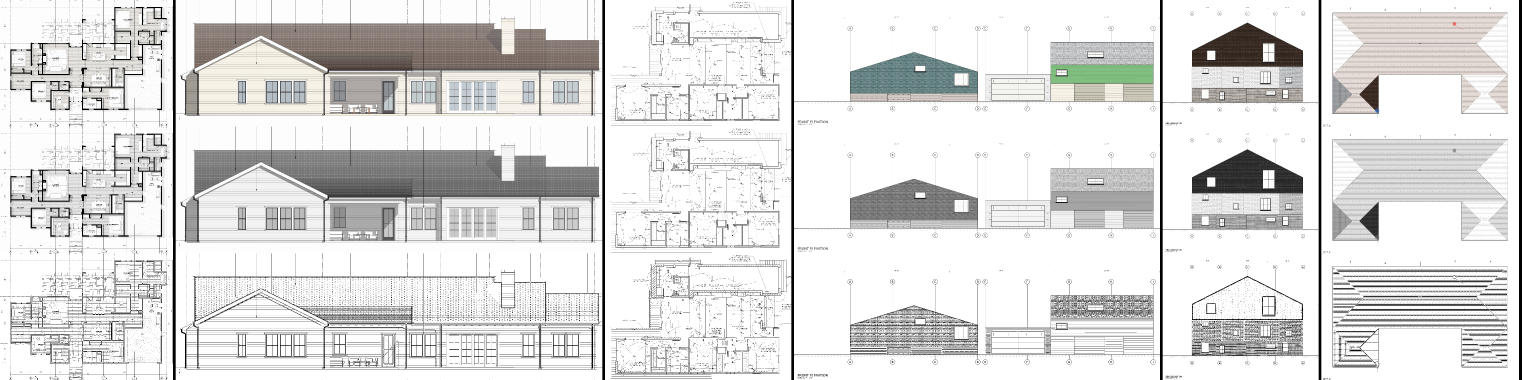
#> input picture diagnostics/appearance_probe.png, 4565 x 1140 px (shown at 1/3 size); its folder holds only this picture in this run
$ python -i cellsim.py   (imports and definitions only)
#> lines starting #> are read from the running program, lines starting #| are printed output that depends on the picture
#> further down, picture is the input picture: shape (1140, 4565, 3); mean B, G, R 220.3, 221.1, 221.4
### scripts/pp_probe/common.py
"""Shared loader: for a split, yield per sheet (idx, native BGR image, anyann, [(ref, cat, target, prob_u8)])."""
import json, sys
from pathlib import Path
import cv2, numpy as np
sys.path.insert(0, "scripts"); sys.path.insert(0, ".")
from evaluate_refunet_selection import _prepare_sheet, hand_boxes
from refmask2former import load_parquet_records
from refmask2former.dataset import render_instance_mask
HF14 = [12, 16, 27, 7, 11, 25, 23, 1, 18, 2, 0, 3, 14, 24]
VAL = [4, 5, 6, 8, 9, 10, 13, 15, 17, 19, 20, 21, 22, 26]
WITH_BOX = [False]      # pmap.py sets True to also get the reference box (native x, y, w, h)
MAPS = Path("data/floz-diag/xblend-kq30-kms30")

# [42 lines left out: functions jobs, load, ink_map, not called in this run]

def edge(m):
    m8 = m.astype(np.uint8)
    return (cv2.dilate(m8, np.ones((3, 3), np.uint8)) != cv2.erode(m8, np.ones((3, 3), np.uint8))) & m

def ink_map_v2(img, k=7, min_len=12):
    """Thin dark strokes only: black top-hat (closing - image, ellipse k) responds to lines narrower than k and not to the edges
    of flat paint; threshold from the sheet's own stroke contrast (half its 99.5th percentile, clipped to 15..60) so faint-line
    sheets register; ink components whose bounding box is shorter than min_len on both sides (fill grain, stucco dots) dropped."""
#> called with k = 7, min_len = 12
    g = cv2.cvtColor(img, cv2.COLOR_BGR2GRAY)
    bh = cv2.morphologyEx(g, cv2.MORPH_BLACKHAT, cv2.getStructuringElement(cv2.MORPH_ELLIPSE, (k, k)))
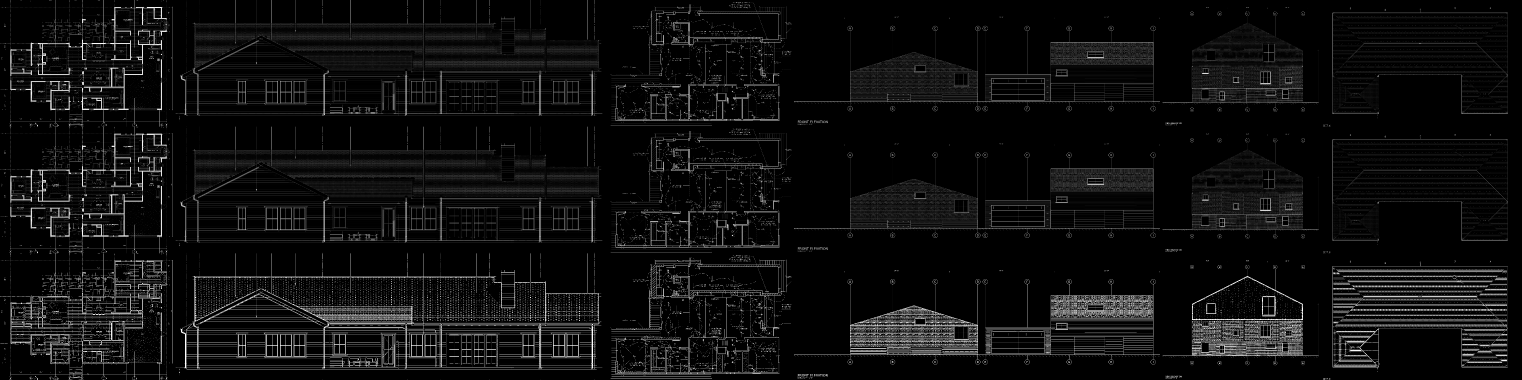
#> bh: shape (1140, 4565) (shown at 1/3 size); min 0, max 255, mean 14.6
    T = float(np.clip(0.5 * np.percentile(bh, 99.5), 15, 60))
#> T = 60
    ink = bh > T
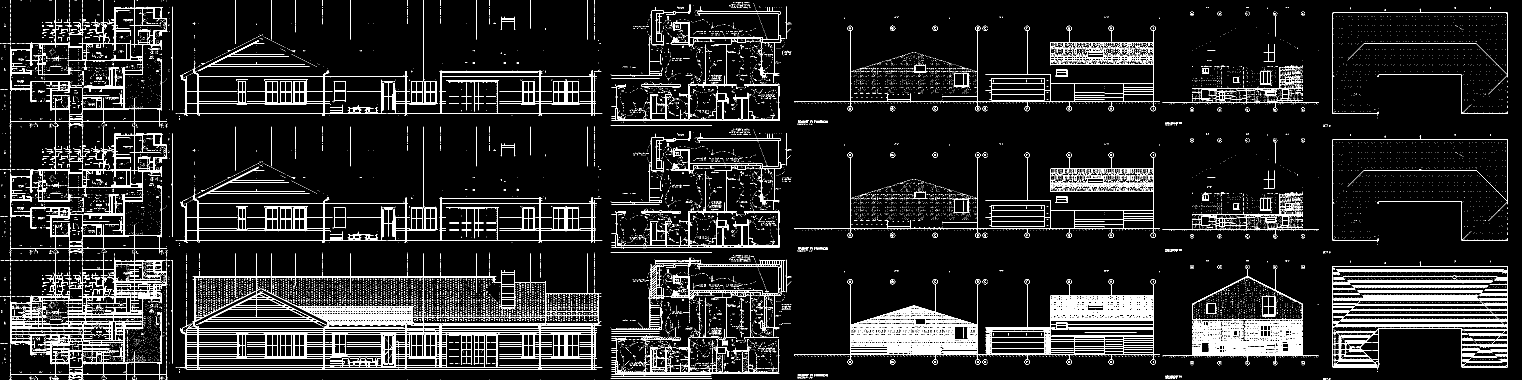
#> ink: shape (1140, 4565) bool (shown at 1/3 size); 6.9% white in thin lines or dots
    n, lab, st, _ = cv2.connectedComponentsWithStats(ink.astype(np.uint8), connectivity=8)
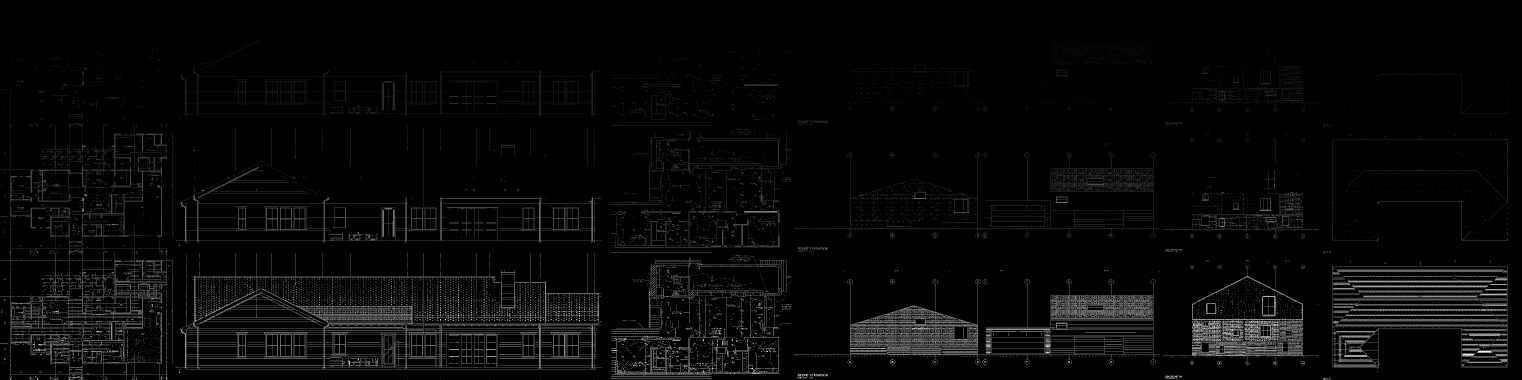
#> lab: shape (1140, 4565) int32 (shown at 1/3 size); min 0, max 21691, mean 695.3; drawn with min black and max white
#> n = 21692
    keep = np.zeros(n, bool); keep[1:] = np.maximum(st[1:, 2], st[1:, 3]) >= min_len
    return keep[lab]
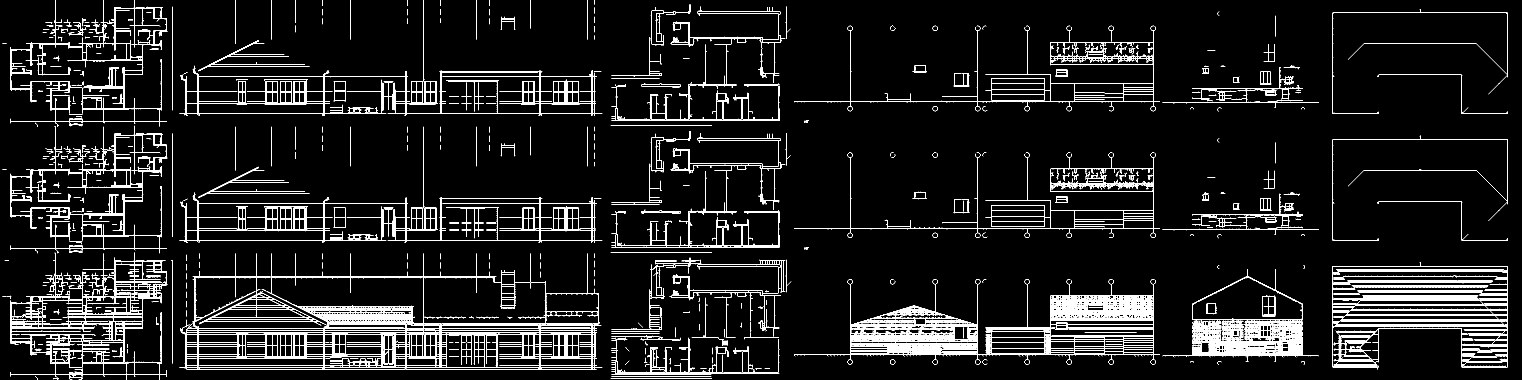
#> returned value: shape (1140, 4565) bool (shown at 1/3 size); 5.8% white in thin lines or dots

### scripts/pp_probe/cellsim.py
"""Cell consistency at the mask's edge (working backwards from HF14 12 q00, val 13 q08, Gemini30 16 q05, HF14 18 q03):
errors there are whole drawn cells -- a blank band beyond the last hatch line, a trim strip, a window sill (wrongly in) or the
last board row before the outline (wrongly out). A person decides those by comparing the cell with the region's own cells.
Cells = connected components of non-ink (ink v2) pixels. Per question, from the default mask M (lin_fill):
  interior cells: cells inside M that do not touch the band of B native px around M's edge -> reference colour (median Lab,
                  area-weighted) and reference thickness (median of 2 x the cell's max inner distance = row height)
  edge cells:     cells meeting that band, smaller than 8x the median interior cell (big blank areas keep the pixel decision)
                  in  <=> |Lab - ref| < tc  and  thickness within [ref / rho, ref * rho]
                  out otherwise
  ink pixels in the band follow their nearest non-ink pixel. Skipped (default kept) when < 6 interior cells (no texture).
Variants cs_b{B}_r{rho}_c{tc}; rows vs ref (= lin_fill+poly)."""
import sys, json, itertools
from multiprocessing import Pool
import cv2, numpy as np
sys.path.insert(0, sys.argv[0].rsplit('/', 1)[0])
import common
from common import jobs, load, ink_map_v2
common.WITH_BOX[0] = True
from methods import fill_holes, polygons, iou
T = 0.35
GRID = []   # the edge-cell similarity rule (cs_*) lost on its own motivating cases; vote_* only
VOTE = [(t, c) for t in (0.3, 0.4, 0.5) for c in (0.002, 0.01)]


def sheet_cells(img, T=None, min_len=12):
    """T: black-hat threshold; None = ink v2's per-sheet rule."""
    if T is None: ink = ink_map_v2(img)
    else:
        g = cv2.cvtColor(img, cv2.COLOR_BGR2GRAY)
        bh = cv2.morphologyEx(g, cv2.MORPH_BLACKHAT, cv2.getStructuringElement(cv2.MORPH_ELLIPSE, (7, 7)))
        ink = bh > T
        n, lab, st, _ = cv2.connectedComponentsWithStats(ink.astype(np.uint8), connectivity=8)
        keep = np.zeros(n, bool); keep[1:] = np.maximum(st[1:, 2], st[1:, 3]) >= min_len; ink = keep[lab]
    n, cells = cv2.connectedComponents((~ink).astype(np.uint8), connectivity=4)
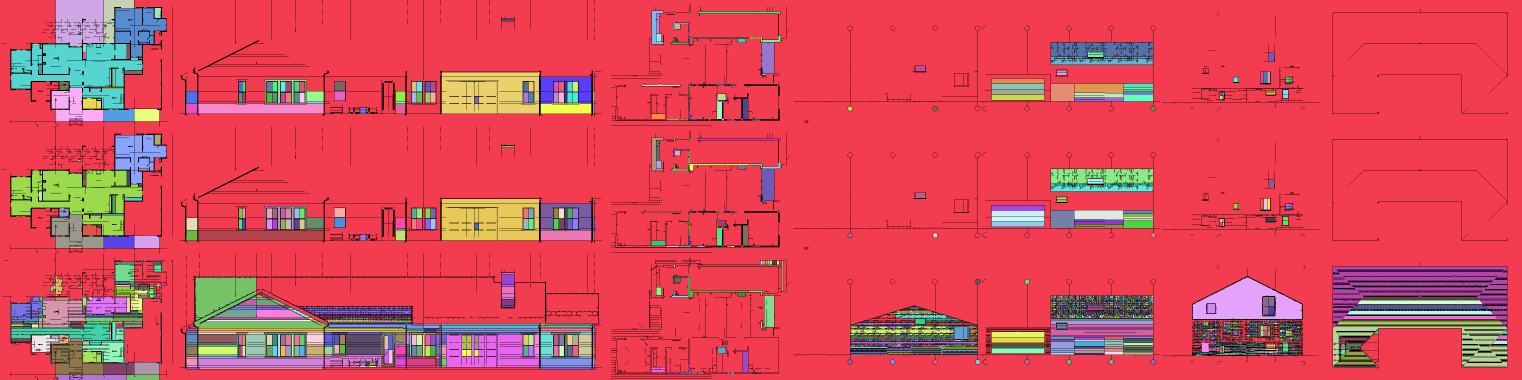
#> cells: shape (1140, 4565) int32 (shown at 1/3 size); 4886 distinct labels, from 0 to 4885; one colour per label, 0 black
#> n = 4886
    lab = cv2.cvtColor(img.astype(np.float32) / 255, cv2.COLOR_BGR2LAB)
#> lab: shape (1140, 4565, 3) float32; mean of channels 0, 1, 2 85.1, 0, 0.4
    area = np.bincount(cells.ravel(), minlength=n).astype(float)
#> area = 4886 values, max 3965205 at index 1, min 1 at index 7, mean 1065.1
    mean = np.stack([np.bincount(cells.ravel(), weights=lab[..., c].ravel(), minlength=n) for c in range(3)], 1) / np.maximum(area, 1)[:, None]
    dt = cv2.distanceTransform((~ink).astype(np.uint8), cv2.DIST_L2, 3)
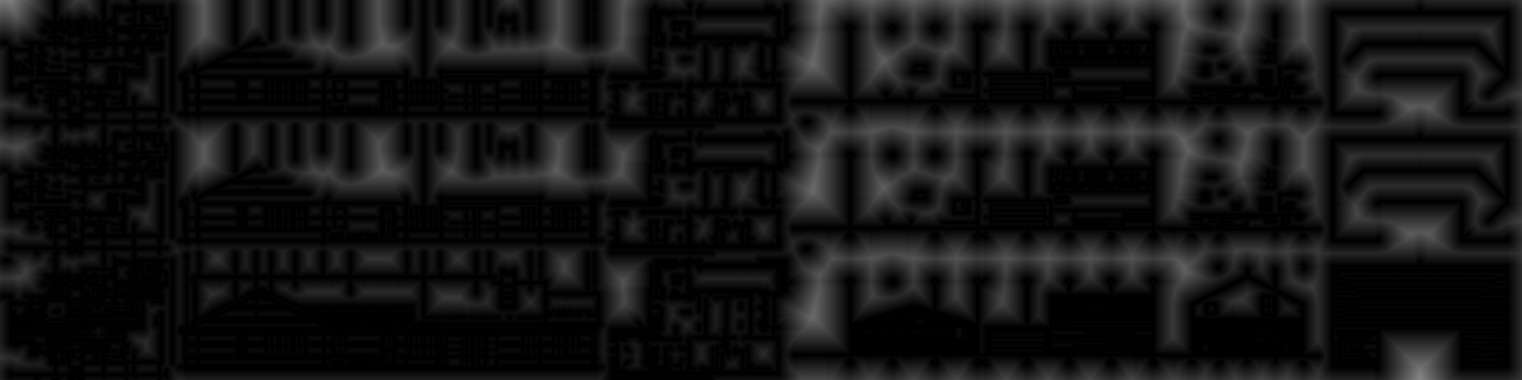
#> dt: shape (1140, 4565) float32 (shown at 1/3 size); min 0, max 135.1, mean 20.6
    thick = np.zeros(n); np.maximum.at(thick, cells.ravel(), dt.ravel()); thick *= 2
#> after `thick = np.zeros(n)`: thick = 4886 values from 0 to 0
    h0, w0 = ink.shape
#> h0 = 1140; w0 = 4565
    _, lbl = cv2.distanceTransformWithLabels(ink.astype(np.uint8), cv2.DIST_L2, 5, labelType=cv2.DIST_LABEL_PIXEL)
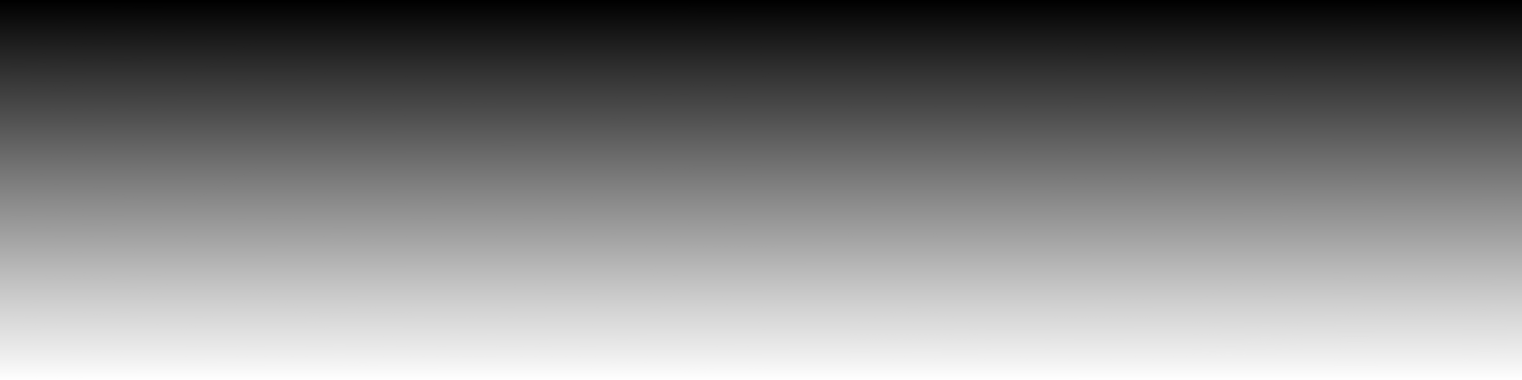
#> lbl: shape (1140, 4565) int32 (shown at 1/3 size); min 1, max 4901577, mean 2495294.7; drawn with min black and max white
    ys, xs = np.nonzero(~ink); im = np.zeros(len(ys) + 1, np.int64); im[1:] = ys * w0 + xs
    return dict(ink=ink, cells=cells, n=n, area=area, mean=mean, thick=thick, near=im[lbl])


# [71 lines left out: functions refine, ref_threshold, vote, sheet, not called in this run]


# [10 lines not run here, left out]

>>> import cv2
>>> picture = cv2.imread('../../diagnostics/appearance_probe.png')
>>> result = sheet_cells(picture)
#> result = 7 items
